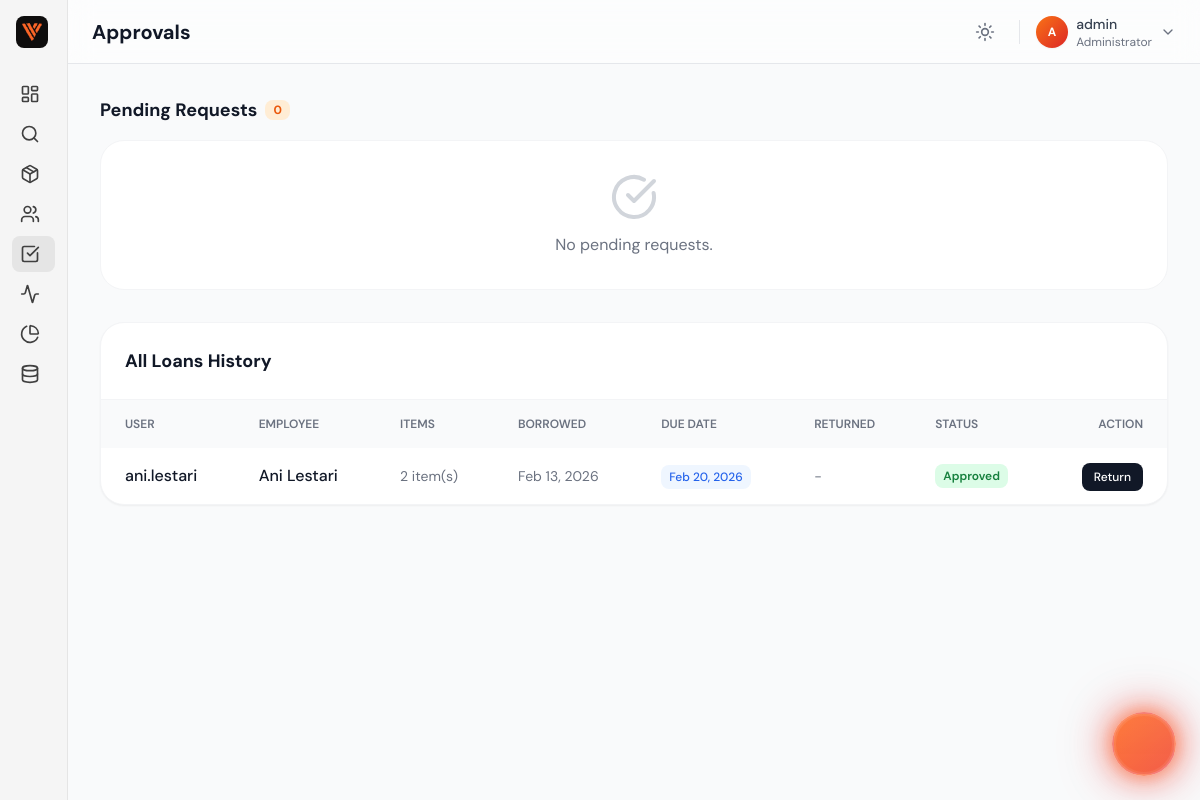
Page /admin/loans.php?error=notfound (signed in) on the committed database.
### tables this page shows
CREATE TABLE `peminjaman` (
  `id` int(11) NOT NULL AUTO_INCREMENT,
  `kode_peminjaman` varchar(20) DEFAULT NULL,
  `user_id` int(11) NOT NULL,
  `employee_id` int(11) DEFAULT NULL,
  `tanggal_pinjam` date NOT NULL,
  `tanggal_kembali_rencana` date DEFAULT NULL COMMENT 'Expected return date set by admin',
  `tanggal_kembali` date DEFAULT NULL COMMENT 'Actual return date',
  `status` enum('pending','approved','rejected','returned') NOT NULL DEFAULT 'pending',
  `keterangan` text DEFAULT NULL,
  `alasan_reject` text DEFAULT NULL,
  `created_at` timestamp NOT NULL DEFAULT current_timestamp(),
  `updated_at` timestamp NOT NULL DEFAULT current_timestamp() ON UPDATE current_timestamp(),
  PRIMARY KEY (`id`),
  KEY `idx_user_id` (`user_id`),
  KEY `idx_status` (`status`),
  KEY `idx_tanggal_pinjam` (`tanggal_pinjam`),
  KEY `fk_employee_id` (`employee_id`),
  CONSTRAINT `fk_employee_id` FOREIGN KEY (`employee_id`) REFERENCES `employees` (`id`) ON DELETE SET NULL,
  CONSTRAINT `peminjaman_ibfk_1` FOREIGN KEY (`user_id`) REFERENCES `users` (`id`) ON DELETE CASCADE
);

CREATE TABLE `users` (
  `id` int(11) NOT NULL AUTO_INCREMENT,
  `username` varchar(50) NOT NULL,
  `email` varchar(100) NOT NULL,
  `password` varchar(255) NOT NULL COMMENT 'Bcrypt hashed password',
  `role` enum('admin','user') NOT NULL DEFAULT 'user',
  `created_at` timestamp NOT NULL DEFAULT current_timestamp(),
  PRIMARY KEY (`id`),
  UNIQUE KEY `username` (`username`),
  UNIQUE KEY `email` (`email`),
  KEY `idx_email` (`email`),
  KEY `idx_role` (`role`)
);

CREATE TABLE `employees` (
  `id` int(11) NOT NULL AUTO_INCREMENT,
  `user_id` int(11) DEFAULT NULL,
  `nama_karyawan` varchar(100) NOT NULL,
  `jabatan` varchar(100) DEFAULT NULL,
  `departemen` varchar(100) DEFAULT NULL,
  `email` varchar(100) DEFAULT NULL,
  `telepon` varchar(20) DEFAULT NULL,
  `created_at` timestamp NOT NULL DEFAULT current_timestamp(),
  PRIMARY KEY (`id`),
  UNIQUE KEY `email` (`email`),
  UNIQUE KEY `user_id` (`user_id`),
  CONSTRAINT `fk_user_id` FOREIGN KEY (`user_id`) REFERENCES `users` (`id`) ON DELETE SET NULL
);

### src/Loan.php (called while the page is built, shortened)
<?php
class Loan
{
    private $pdo;
    public function __construct($pdo)
    {
        $this->pdo = $pdo;
    }
    public function getPending()
    {
        try {
            $stmt = $this->pdo->query(
                "SELECT p.*, u.username, u.email, e.nama_karyawan
                 FROM peminjaman p
                 JOIN users u ON p.user_id = u.id
                 LEFT JOIN employees e ON p.employee_id = e.id
                 WHERE p.status = 'pending'
                 ORDER BY p.created_at ASC"
            );
            $loans = $stmt->fetchAll();
            return $loans;
        } catch (\PDOException $e) {
            return [];
        }
    }
    public function getAll()
    {
        try {
            $stmt = $this->pdo->query(
                "SELECT p.*, u.username, u.email, e.nama_karyawan
                 FROM peminjaman p
                 JOIN users u ON p.user_id = u.id
                 LEFT JOIN employees e ON p.employee_id = e.id
                 ORDER BY p.created_at DESC"
            );
            $loans = $stmt->fetchAll();
            $stmtDetails = $this->pdo->prepare(
                "SELECT pd.*, i.nama_barang, i.kategori
                 FROM peminjaman_detail pd
                 JOIN inventaris i ON pd.inventaris_id = i.id
                 WHERE pd.peminjaman_id = ?"
            );
            foreach ($loans as &$loan) {
                $stmtDetails->execute([$loan['id']]);
                $loan['details'] = $stmtDetails->fetchAll();
            }
            return $loans;
        } catch (\PDOException $e) {
            return [];
        }
    }
}

### public/admin/loans.php (the view, shortened to what this page needs)
<?php
require_once __DIR__ . '/../../config/database.php';
$loan = new Loan($pdo);
$allLoans = $loan->getAll();
$pendingLoans = $loan->getPending();
?>
<!DOCTYPE html>
<html lang="en" class="light">
<head>
    <script src="https://cdn.tailwindcss.com"></script>
</head>
<body class="bg-gray-50 dark:bg-gray-900 font-sans text-slate-800 dark:text-white transition-colors duration-300"
      x-data="{
          darkMode: localStorage.getItem('theme') === 'dark',
          modalOpen: false,
          modalData: {
              id: null,
              items: [],
              user: '',
              employee: '',
              date: '',
              minReturnDate: ''
          },
          openApprovalModal(loan) {
              this.modalData.id = loan.id;
              this.modalData.items = loan.details;
              this.modalData.user = loan.username;
              this.modalData.employee = loan.nama_karyawan;
              this.modalData.date = loan.tanggal_pinjam;
              // Set default return date to 7 days from now
              let date = new Date(loan.tanggal_pinjam);
              date.setDate(date.getDate() + 7);
              this.modalData.defaultReturn = date.toISOString().split('T')[0];
              // Min date is tomorrow
              let minDate = new Date(loan.tanggal_pinjam);
              minDate.setDate(minDate.getDate() + 1);
              this.modalData.minReturnDate = minDate.toISOString().split('T')[0];
              this.modalOpen = true;
          },
          toggleTheme() {
              this.darkMode = !this.darkMode;
              localStorage.setItem('theme', this.darkMode ? 'dark' : 'light');
              if (this.darkMode) {
                  document.documentElement.classList.add('dark');
              } else {
                  document.documentElement.classList.remove('dark');
              }
          }
      }"
      x-init="$watch('darkMode', val => val ? document.documentElement.classList.add('dark') : document.documentElement.classList.remove('dark')); if(darkMode) document.documentElement.classList.add('dark');">
    <div class="flex h-screen overflow-hidden bg-gray-50 dark:bg-gray-950">
        <div class="fixed inset-0 -z-10 bg-gray-50 dark:bg-gray-950">
            <div class="absolute top-[-10%] left-[-10%] w-[40%] h-[40%] rounded-full bg-orange-500/10 blur-[100px] animate-pulse"></div>
            <div class="absolute bottom-[-10%] right-[-10%] w-[40%] h-[40%] rounded-full bg-red-500/10 blur-[100px] animate-pulse"></div>
        </div>
        <?php
        include '../includes/sidebar.php';
        ?>
        <div class="flex-1 flex flex-col h-screen overflow-hidden relative">
            <?php
            include '../includes/header.php';
            ?>
            <main class="flex-1 overflow-y-auto p-4 md:p-8 scroll-smooth hide-scrollbar">
                <div class="max-w-7xl mx-auto space-y-8">
                    <div class="space-y-4">
                        <h3 class="text-lg font-bold text-gray-900 dark:text-white flex items-center gap-2">
                             Pending Requests <span class="bg-orange-100 text-orange-600 dark:bg-orange-900/40 dark:text-orange-400 px-2 py-0.5 rounded-lg text-xs"><?= count($pendingLoans) ?></span>
                        </h3>
                        <?php if (empty($pendingLoans)): ?>
                            <div class="bg-white dark:bg-gray-800 rounded-3xl p-8 border border-gray-100 dark:border-gray-700 text-center text-gray-500">
                                <i data-lucide="check-circle" class="w-12 h-12 mx-auto mb-3 text-gray-300 dark:text-gray-600"></i>
                                <p>No pending requests.</p>
                            </div>
                        <?php endif; ?>
                    </div>
                    <div class="bg-white dark:bg-gray-800 rounded-3xl border border-gray-100 dark:border-gray-700 overflow-hidden shadow-sm">
                        <div class="p-6 border-b border-gray-100 dark:border-gray-700">
                            <h3 class="text-lg font-bold text-gray-900 dark:text-white">All Loans History</h3>
                        </div>
                        <div class="overflow-x-auto">
                            <table class="w-full text-left">
                                <thead class="bg-gray-50 dark:bg-gray-700/50 text-xs uppercase text-gray-500 dark:text-gray-400">
                                    <tr>
                                        <th class="px-6 py-4 font-semibold">User</th>
                                        <th class="px-6 py-4 font-semibold">Employee</th>
                                        <th class="px-6 py-4 font-semibold">Items</th>
                                        <th class="px-6 py-4 font-semibold">Borrowed</th>
                                        <th class="px-6 py-4 font-semibold">Due Date</th>
                                        <th class="px-6 py-4 font-semibold">Returned</th>
                                        <th class="px-6 py-4 font-semibold">Status</th>
                                        <th class="px-6 py-4 font-semibold text-right">Action</th>
                                    </tr>
                                </thead>
                                <tbody class="divide-y divide-gray-100 dark:divide-gray-700">
                                    <?php foreach ($allLoans as $item): ?>
                                    <tr class="hover:bg-gray-50 dark:hover:bg-gray-750 transition-colors">
                                        <td class="px-6 py-4 font-medium text-gray-900 dark:text-white">
                                            <a href="loan_detail.php?id=<?= $item['id'] ?>" class="hover:text-orange-500 hover:underline">
                                                <?= htmlspecialchars($item['username']) ?>
                                            </a>
                                        </td>
                                        <td class="px-6 py-4 font-medium text-gray-900 dark:text-white"><?= htmlspecialchars($item['nama_karyawan'] ?? '-') ?></td>
                                        <td class="px-6 py-4 text-sm text-gray-500 dark:text-gray-400">
                                            <a href="loan_detail.php?id=<?= $item['id'] ?>" class="hover:text-orange-500 hover:underline">
                                                <?= count($item['details']) ?> item(s)
                                            </a>
                                        </td>
                                        <td class="px-6 py-4 text-sm text-gray-500 dark:text-gray-400"><?= date('M d, Y', strtotime($item['tanggal_pinjam'])) ?></td>
                                        <td class="px-6 py-4">
                                            <?php if ($item['tanggal_kembali_rencana']): ?>
                                                <span class="px-2 py-1 bg-blue-50 text-blue-600 dark:bg-blue-900/20 dark:text-blue-400 rounded-lg text-xs font-medium">
                                                    <?= date('M d, Y', strtotime($item['tanggal_kembali_rencana'])) ?>
                                                </span>
                                            <?php else: ?>
                                                <span class="text-gray-300">-</span>
                                            <?php endif; ?>
                                        </td>
                                        <td class="px-6 py-4 text-sm text-gray-500 dark:text-gray-400">
                                            <?= $item['tanggal_kembali'] ? date('M d, Y', strtotime($item['tanggal_kembali'])) : '-' ?>
                                        </td>
                                        <td class="px-6 py-4">
                                            <?php
                                            $statusColor = match($item['status']) {
                                                'approved' => 'bg-green-100 text-green-700 dark:bg-green-900/30 dark:text-green-400',
                                                'pending' => 'bg-amber-100 text-amber-700 dark:bg-amber-900/30 dark:text-amber-400',
                                                'rejected' => 'bg-red-100 text-red-700 dark:bg-red-900/30 dark:text-red-400',
                                                'returned' => 'bg-blue-100 text-blue-700 dark:bg-blue-900/30 dark:text-blue-400',
                                                default => 'bg-gray-100 text-gray-700'
                                            };
                                            ?>
                                            <div class="flex flex-col gap-1 items-start">
                                                <span class="px-2 py-1 rounded-lg text-xs font-semibold <?= $statusColor ?>">
                                                    <?= ucfirst($item['status']) ?>
                                                </span>
                                            </div>
                                        </td>
                                        <td class="px-6 py-4 text-right">
                                            <?php if ($item['status'] === 'approved'): ?>
                                                <a href="?action=return&id=<?= $item['id'] ?>" onclick="return confirm('Mark as returned?')" class="px-3 py-1.5 bg-gray-900 dark:bg-white text-white dark:text-gray-900 rounded-lg text-xs font-medium hover:opacity-90 transition">Return</a>
                                            <?php endif; ?>
                                        </td>
                                    </tr>
                                    <?php endforeach; ?>
                                </tbody>
                            </table>
                        </div>
                    </div>
                </div>
            </main>
        </div>
    </div>
    <?php include '../includes/chatbot-widget.php'; ?>
</body>
</html>

### public/admin/loans.php (style rules this page uses)
.hide-scrollbar { -ms-overflow-style: none; scrollbar-width: none; }

### rows in the picture
peminjaman: user.username "ani.lestari", employee.nama_karyawan "Ani Lestari", count($item['details']) "2", tanggal_pinjam "Feb 13, 2026", tanggal_kembali_rencana "Feb 20, 2026", status "Approved"

### other values in the picture
$pageTitle "Approvals"
substr($currentUser['username'] ?? 'U', 0, 1) "A"
$currentUser['username'] "admin"
count($pendingLoans) "0"
